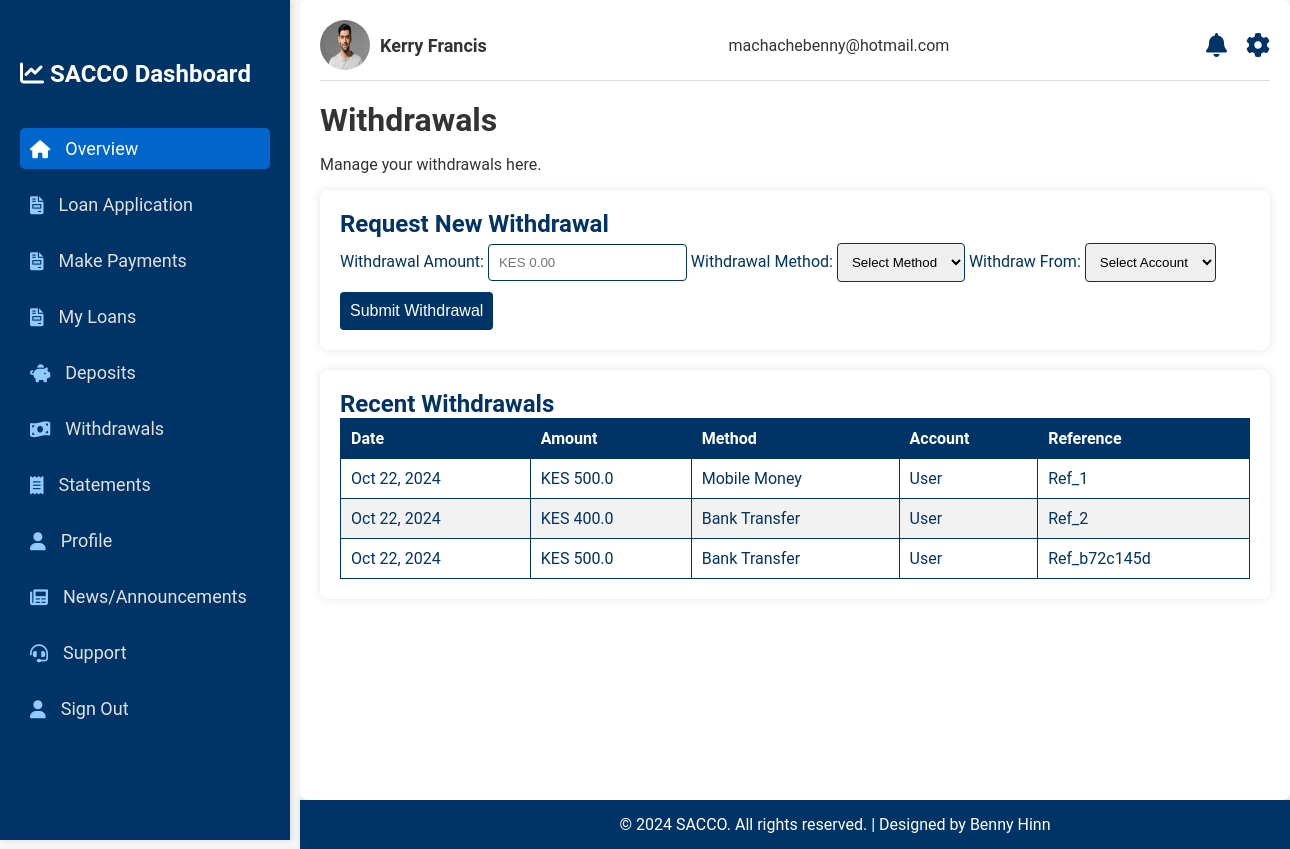
The app's page /withdrawals (signed in) with its own data.
### main_app/models.py (models this page shows, shortened)
class User_personalData(db.Model):
    id = db.Column(db.Integer, primary_key=True)
    user_id = db.Column(db.String, db.ForeignKey('user.user_id'), nullable=False)  # Foreign Key
    user = db.relationship('User', back_populates='personal_data', lazy=True)
    surname = db.Column(db.String(30), nullable=False)
    other_names = db.Column(db.String(120), nullable=False)
    income = db.Column(db.Float, nullable=False)
    dob = db.Column(db.String(20), nullable=False)
    id_number = db.Column(db.Integer, unique=True, nullable=False)
    telephone_no = db.Column(db.String(20), unique=True, nullable=False)
    address = db.Column(db.String(50), nullable=False)
    postal_code= db.Column(db.Integer, nullable=False)
    gender= db.Column(db.String(5), nullable=False)
    user_profile = db.Column(db.String(20), nullable=False, default="user.jpeg")
    id_profile = db.Column(db.String(20), nullable=False, default="user.jpeg")

class User(db.Model, UserMixin):
    user_id = db.Column(db.String(10), primary_key=True)
    username = db.Column(db.String(30), unique=True, nullable=False)
    email = db.Column(db.String(120), unique=True, nullable=False)
    role = db.Column(db.String(6), nullable=False)
    password = db.Column(db.String, nullable=False)
    personal_data = db.relationship('User_personalData', back_populates='user', uselist=False)
    personal_loan = db.relationship("Loan", back_populates="loan_user", uselist=False)
    account = db.relationship('Account', back_populates='user', uselist=False)
    withdrawals = db.relationship('Withdrawals', back_populates='user', uselist=False)
    deposits = db.relationship('Deposit', back_populates='user', uselist=False)
    transactions = db.relationship('Transaction', back_populates='user', uselist=False)
    disburse_notifications = db.relationship('DisbursementNotification', back_populates='user')

class Withdrawals(db.Model):
    id = db.Column(db.Integer, primary_key=True)
    user_id = db.Column(db.Integer, db.ForeignKey('user.user_id'), nullable=False)
    user = db.relationship('User', back_populates='withdrawals')
    amount = db.Column(db.Float, nullable=False)
    withdrawal_method = db.Column(db.String(50), nullable=False)
    account_type = db.Column(db.String(50), nullable=False)
    transaction_fee = db.Column(db.Float, nullable=False)
    total_deducted = db.Column(db.Float, nullable=False)
    reference_no = db.Column(db.String(100), unique=True, nullable=False)
    created_at = db.Column(db.DateTime, default=datetime.now())

### main_app/routes.py (the view)
@app.route("/withdrawals", methods=['POST', 'GET'])
@login_required
def withdrawals():
    withdrawals_list = []  # Initialize an empty list for displaying withdrawals
    if request.method == 'POST':
        if 'amount' in request.form and 'withdrawal_method' in request.form and 'account' in request.form:
            try:
                withdrawal_amount = float(request.form['amount'])
                withdrawal_method = request.form['withdrawal_method']
                account_type = request.form['account']
                reference_no = f'Ref_{get_next_with_ref_id()}'
                transaction_fee = 0.02 * withdrawal_amount
                total_deducted = withdrawal_amount + transaction_fee
                user_account = Account.query.filter_by(user_id=current_user.user_id).first()
                if user_account is None:
                    flash("Account not found.", "error")
                    return redirect(url_for('withdrawals'))
                if user_account.balance >= total_deducted:
                    user_account.balance -= total_deducted
                    transaction = Transaction(user_id=current_user.user_id, transaction_type='Withdrawal',
                                          amount=withdrawal_amount, method=withdrawal_method,
                                          account_type=account_type, balance=user_account.balance,
                                          reference_no=reference_no)
                    withdrawal = Withdrawals(
                        user_id=current_user.user_id,
                        amount=withdrawal_amount,
                        withdrawal_method=withdrawal_method,
                        account_type=account_type,
                        transaction_fee=transaction_fee,
                        total_deducted=total_deducted,
                        reference_no=reference_no
                    )
                    db.session.add(transaction)
                    db.session.add(withdrawal)
                    db.session.commit()
                    flash("Withdrawal processed successfully!", "success")
                else:
                    flash("Insufficient funds for this withdrawal.", "error")
            except Exception as e:
                db.session.rollback()  # Roll back if there's an error
                flash(f"An error occurred during the withdrawal: {str(e)}", "danger")
    elif request.method == 'GET':
        withdrawals = []
        try:
            withdrawals = Withdrawals.query.filter_by(user_id=current_user.user_id).all()
            if not withdrawals:
                flash('No Withdrawal have been processed yet.', 'info')
        except Exception as e:
            flash(f'An error occurred while fetching withdrawals: {str(e)}', 'danger')
        print(f"withdrawals={withdrawals}")
    withdrawals_list = Withdrawals.query.filter_by(user_id=current_user.user_id).all()
    return render_template("user/withdrawals.html", title="Withdraw | SACCO Dashboard", withdrawals=withdrawals_list)

### main_app/models.py (called while the page is built)
@login_manager.user_loader
def load_user(user_id):
    user_id = str(user_id)
    if user_id.startswith('user_'):
        return User.query.get(user_id)
    elif user_id.startswith('admin_'):
        return Admin.query.get(user_id)
    return None  # Return None if no user/admin is found

### main_app/templates/user/withdrawals.html (shortened to what this page needs)
{% extends "user/layout.html" %}
{% block content %}
  <div class="withdrawals">
    <h1>Withdrawals</h1>
    <p>Manage your withdrawals here.</p>
    <div class="withdrawal-form">
        <h2>Request New Withdrawal</h2>
        <form action="{{ url_for('withdrawals') }}" method="post">
            <label for="amount">Withdrawal Amount:</label>
            <input type="text" id="amount" name="amount" placeholder="KES 0.00" required>
            <label for="withdrawal-method">Withdrawal Method:</label>
            <select id="withdrawal_method" name="withdrawal_method" required>
                <option value="">Select Method</option>
            </select>
            <label for="account">Withdraw From:</label>
            <select id="account" name="account" required>
                <option value="">Select Account</option>
            </select>
            <button type="submit">Submit Withdrawal</button>
        </form>
    </div>
    <div class="recent-withdrawals">
        <h2>Recent Withdrawals</h2>
        <table>
            <thead>
                <tr>
                    <th>Date</th>
                    <th>Amount</th>
                    <th>Method</th>
                    <th>Account</th>
                    <th>Reference</th>
                </tr>
            </thead>
            <tbody>
                {% if withdrawals %}
                    {% for withdrawal in withdrawals %}
                        <tr>
                            <td>{{ withdrawal.created_at.strftime('%b %d, %Y') }}</td>
                            <td>KES {{ withdrawal.amount }}</td>
                            <td>
                                {% if withdrawal.withdrawal_method == 'bank_transfer' %}
                                    Bank Transfer
                                {% elif withdrawal.withdrawal_method == 'mobile_money' %}
                                    Mobile Money
                                {% elif withdrawal.withdrawal_method == 'cash' %}
                                    Cash
                                {% else %}
                                    Unknown Method
                                {% endif %}
                            </td>
                            <td>{{ withdrawal.account_type }}</td>
                            <td>{{ withdrawal.reference_no }}</td>
                        </tr>
                    {% endfor %}
                {% else %}
                <tr>
                    <td colspan="5">No withdrawals found.</td>
                </tr>
                {% endif %}
            </tbody>
        </table>
    </div>
</div>
{% endblock content %}

### main_app/templates/user/layout.html (shortened to what this page needs)
<!DOCTYPE html>
<html lang="en">
<head>
    {% block head %}
    <link rel="stylesheet" href="{{ url_for('static', filename='/css/styles.css') }}">
    <link rel="stylesheet" href="https://cdnjs.cloudflare.com/ajax/libs/font-awesome/6.0.0-beta3/css/all.min.css">
    {% endblock %}
</head>
<body>
    <div class="dashboard">
        <div class="sidebar">
            <h2><i class="fas fa-chart-line"></i> SACCO Dashboard</h2>
                <ul>
                    <li><a href="{{ url_for('home') }}" class="active"><i class="fas fa-home"></i> Overview</a></li>
                    <li><a href="{{ url_for('application') }}"><i class="fas fa-file-invoice"></i> Loan Application</a></li>
                    <li><a href="{{ url_for('repay_loan') }}"><i class="fas fa-file-invoice"></i> Make Payments </a></li>
                    <li><a href="{{ url_for('loan_application_status') }}"><i class="fas fa-file-invoice"></i> My Loans </a></li>
                    <li><a href="{{ url_for('deposit') }}"><i class="fas fa-piggy-bank"></i> Deposits</a></li>
                    <li><a href="{{ url_for('withdrawals') }}"><i class="fas fa-money-bill-wave"></i> Withdrawals</a></li>
                    <li><a href="{{ url_for('statements') }}"><i class="fas fa-receipt"></i> Statements</a></li>
                    <li><a href="{{ url_for('profile') }}"><i class="fas fa-user"></i> Profile</a></li>
                    <li><a href="{{ url_for('news') }}"><i class="fas fa-newspaper"></i> News/Announcements</a></li>
                    <li><a href="{{ url_for('support') }}"><i class="fas fa-headset"></i> Support</a></li>
                    <li><a href="{{ url_for('logout') }}"><i class="fas fa-user"></i> Sign Out</a></li>
                </ul>
        </div>
        <div class="main-content">
            <header>
                <div class="user-info">
                    {% if current_user.personal_data %}
                    <img src="{{ url_for('static', filename='assets/' + current_user.personal_data.user_profile) }}"
                        alt="User" class="user-icon">
                    {% else %}
                    <img src="{{ url_for('static', filename='assets/user.jpeg') }}" alt="User" class="user-icon">
                    {% endif %}
                    {% if current_user.personal_data %}
                    <span class="user-name">{{ current_user.personal_data.other_names ~ ' ' ~ current_user.personal_data.surname }}</span>
                    {% else %}
                    <span class="user-name">{{ current_user.username }}</span>
                    {% endif %}
                </div>
                <div class="user-email">{{ current_user.email }}</div>
                <div class="header-icons">
                    <a href="{{ url_for('news') }}"><i class="notification-icon fas fa-bell"></i></a>
                    <a href="{{ url_for('profile') }}"><i class="settings-icon fas fa-cog"></i></a>
                </div>
            </header>
            {% block content %}{% endblock %}
        </div>
    </div>
    <footer>
        <p>© 2024 SACCO. All rights reserved. | Designed by Benny Hinn</p>
    </footer>
</body>
</html>

### main_app/static/css/styles.css (style rules this page uses)
body { font-family: 'Roboto', sans-serif; margin: 0; padding: 0; color: #333; background-color: #f5f5f5; }
a { text-decoration: none; color: inherit; }
h1, h2, h3, h4, h5, h6 { margin: 0; padding: 0; }
.dashboard { display: flex; min-height: 100vh; }
.sidebar { width: 250px; background-color: #003366; color: #fff; height: 100vh; padding: 20px; box-shadow: 2px 0 5px rgba(0, 0, 0, 0.1); position: fixed; top: 0; left: 0; transition: width 0.3s ease; }
.sidebar h2 { margin-top: 40px; font-size: 24px; margin-bottom: 40px; }
.sidebar ul { list-style: none; padding: 0; }
.sidebar ul li { margin: 15px 0; }
.sidebar ul li a { color: #e0e0e0; font-size: 18px; display: flex; align-items: center; padding: 10px; border-radius: 5px; transition: background-color 0.3s ease, color 0.3s ease; }
.sidebar ul li a i { margin-right: 15px; color: #90caff; }
.sidebar ul li a.active { background-color: #0066cc; color: #fff; }
.sidebar ul li a.active i { color: #fff; }
.main-content { flex-grow: 1; margin-left: 300px; padding: 20px; background-color: #fff; border-radius: 8px; }
header { display: flex; justify-content: space-between; align-items: center; margin-bottom: 20px; border-bottom: 1px solid #ddd; padding-bottom: 10px; }
.user-info { display: flex; align-items: center; }
.user-info .user-icon { width: 50px; height: 50px; border-radius: 50%; margin-right: 10px; }
.user-info .user-name { font-size: 18px; font-weight: bold; }
.header-icons i { font-size: 24px; margin-left: 15px; cursor: pointer; color: #003366; transition: color 0.3s ease, transform 0.3s ease; }
footer { background-color: #003366; color: #fff; text-align: center; padding: 15px; margin-left: 300px; width: calc(100% - 250px); bottom: 0; left: 250px; box-shadow: 0 -2px 5px rgba(0, 0, 0, 0.1); transition: left 0.3s ease, width 0.3s ease; }
footer p { margin: 0; }
button { padding: 12px 20px; background-color: #003366; color: #fff; border: none; border-radius: 8px; cursor: pointer; font-size: 16px; transition: background-color 0.3s ease; }
.withdrawal-form { background-color: #ffffff; border-radius: 8px; box-shadow: 0 0 10px rgba(0, 0, 0, 0.1); padding: 20px; margin-bottom: 20px; }
.withdrawal-form h2 { margin-top: 0; color: #003366; }
.withdrawal-form label { margin-top: 10px; color: #003366; }
.withdrawal-form input, .withdrawal-form select { padding: 10px; margin-top: 5px; border: 1px solid #003366; border-radius: 4px; }
.withdrawal-form button { margin-top: 10px; padding: 10px; border: none; border-radius: 4px; background-color: #003366; color: #ffffff; cursor: pointer; font-size: 1em; }
.recent-withdrawals { background-color: #ffffff; border-radius: 8px; box-shadow: 0 0 10px rgba(0, 0, 0, 0.1); padding: 20px; }
.recent-withdrawals h2 { margin-top: 0; color: #003366; }
.recent-withdrawals table { width: 100%; border-collapse: collapse; }
.recent-withdrawals th, .recent-withdrawals td { padding: 10px; text-align: left; border: 1px solid #003366; }
.recent-withdrawals th { background-color: #003366; color: #ffffff; }
.recent-withdrawals tr:nth-child(even) { background-color: #f2f2f2; }
.recent-withdrawals td { color: #003366; }

### records on screen
User_personalData: user_profile (placeholder picture), personal_data "Kerry Francis"
User: email "machachebenny@hotmail.com"
Withdrawals: created_at "Oct 22, 2024", amount "500.0", withdrawal_method "Mobile Money", account_type "User", reference_no "Ref_1"
Withdrawals: created_at "Oct 22, 2024", amount "400.0", withdrawal_method "Bank Transfer", account_type "User", reference_no "Ref_2"
Withdrawals: created_at "Oct 22, 2024", amount "500.0", withdrawal_method "Bank Transfer", account_type "User", reference_no "Ref_b72c145d"
